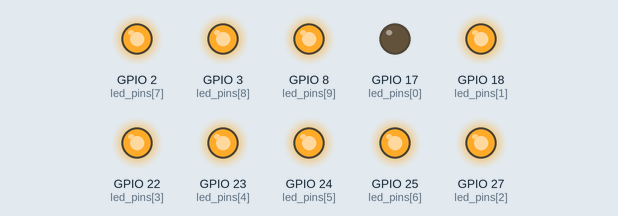
Recording of a program running on a simulated Raspberry Pi (BCM pin numbers). Shown: output pins drawn as LEDs (lit = HIGH). What the program prints to the terminal is not drawn.

Above: at 0.15 s.
At 1.35 s:
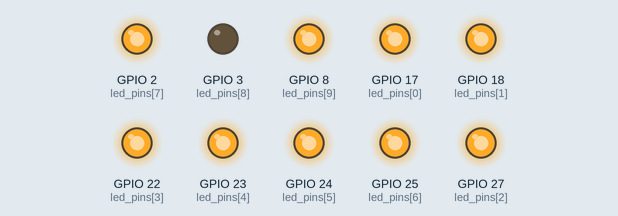
At 2.25 s:
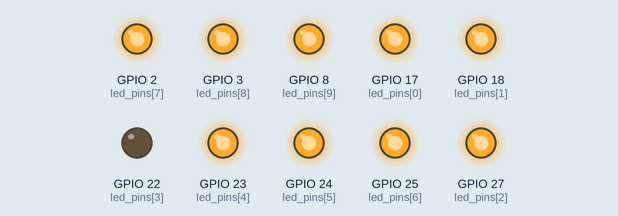
At 3.15 s:
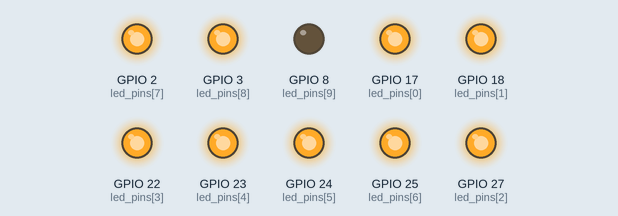
At 4.95 s:
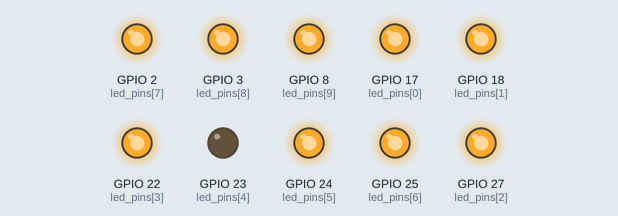
At 6.75 s:
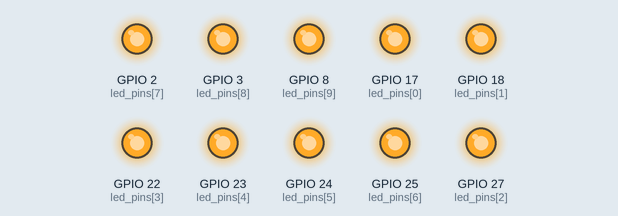
Timing chart, 0 to 9.0 s (numbered marks = the images above):
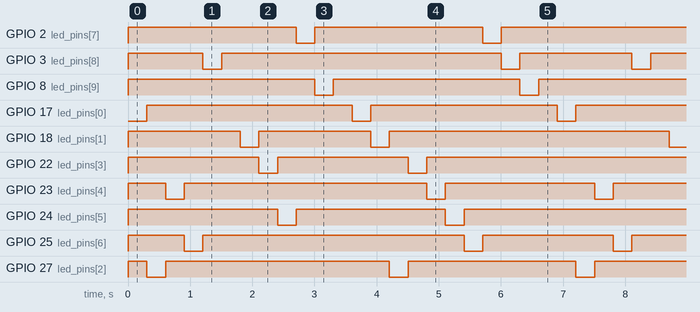

The program:

1.3.5_LedBarGraph.py
```python
#!/usr/bin/env python3

"""
1.3.5_LedBarGraph.py

Simple LED Bar Graph Controller
This program controls 10 LEDs with different animation patterns.
本程序控制10个LED灯条，具有不同的动画模式。

Animation patterns:
- Odd LEDs (奇数位置LED): 0, 2, 4, 6, 8
- Even LEDs (偶数位置LED): 1, 3, 5, 7, 9
- All LEDs sequence (所有LED序列)
"""

import RPi.GPIO as GPIO
import time
import signal
import sys

class LedBarGraph:
    """
    A class to control a 10-LED bar graph with various animation patterns.
    """

    def __init__(self):
        """
        Initialize the LED bar graph controller.
        """
        # Pin configuration - these must match your hardware setup
        # Using BCM numbering that corresponds to wiringPi pins 0-10
        self.led_pins = [17, 18, 27, 22, 23, 24, 25, 2, 3, 8]  # BCM pins corresponding to wiringPi 0,1,2,3,4,5,6,8,9,10

        # Setup GPIO and LEDs
        self._setup_gpio()
        self._setup_leds()

        # Setup signal handler for graceful exit
        signal.signal(signal.SIGINT, self._cleanup_exit)

    def _setup_gpio(self):
        """
        Configure GPIO settings.
        """
        GPIO.setmode(GPIO.BCM)  # Use BCM pin numbering
        GPIO.setwarnings(False)  # Disable GPIO warnings

    def _setup_leds(self):
        """
        Initialize LED pins and turn them all off.
        """
        print("🔧 Setting up LED bar graph...")

        for pin in self.led_pins:
            GPIO.setup(pin, GPIO.OUT)
            GPIO.output(pin, GPIO.HIGH)  # Turn off LEDs (assuming common anode setup)

        print("✅ LED setup complete! Ready to start animations.")
        print()

    def light_odd_leds(self):
        """
        Light odd-positioned LEDs (positions 0, 2, 4, 6, 8).
        """
        print("🔸 Lighting odd pattern LEDs...")

        for i in range(0, 10, 2):  # 0, 2, 4, 6, 8
            GPIO.output(self.led_pins[i], GPIO.LOW)   # Turn ON
            time.sleep(0.3)
            GPIO.output(self.led_pins[i], GPIO.HIGH)  # Turn OFF

    def light_even_leds(self):
        """
        Light even-positioned LEDs (positions 1, 3, 5, 7, 9).
        """

        for i in range(1, 10, 2):  # 1, 3, 5, 7, 9
            GPIO.output(self.led_pins[i], GPIO.LOW)   # Turn ON
            time.sleep(0.3)
            GPIO.output(self.led_pins[i], GPIO.HIGH)  # Turn OFF

    def light_all_leds(self):
        """
        Light all LEDs in sequence from 0 to 9.
        """
        print("🔸 Lighting all LEDs in sequence...")

        for i in range(10):
            GPIO.output(self.led_pins[i], GPIO.LOW)   # Turn ON
            time.sleep(0.3)
            GPIO.output(self.led_pins[i], GPIO.HIGH)  # Turn OFF

    def run_animation_cycle(self):
        """
        Run one complete animation cycle with all patterns.
        """
        # Execute animation patterns in sequence
        self.light_odd_leds()
        time.sleep(0.3)

        self.light_even_leds()
        time.sleep(0.3)

        self.light_all_leds()
        time.sleep(0.3)

        print("--- Animation cycle complete ---")
        print()

    def run(self):
        """
        Start the main animation loop.
        """
        print("🚀 Starting LED bar graph animations...")
        print("Press Ctrl+C to stop and exit.")
        print()

        try:
            while True:
                self.run_animation_cycle()

        except KeyboardInterrupt:
            # This should be caught by the signal handler, but just in case
            self._cleanup_exit(None)

    def _cleanup_exit(self, signal_num):
        """
        Clean up GPIO resources and exit gracefully.

        Args:
            signal_num: The signal number (for signal handler compatibility)
        """
        print("\n🧹 Turning off all LEDs...")

        # Turn off all LEDs
        for pin in self.led_pins:
            GPIO.output(pin, GPIO.HIGH)  # Turn OFF

        # Clean up GPIO resources
        GPIO.cleanup()

        print("✅ Cleanup complete. Goodbye!")
        sys.exit(0)

def main():
    """
    Main function to initialize and run the LED bar graph controller.
    """
    print("=" * 40)
    print("=" * 40)
    print("This program controls 10 LEDs with animation patterns.")
    print("=" * 40)
    print()

    try:
        # Create and run the LED controller
        led_controller = LedBarGraph()
        led_controller.run()

    except Exception as e:
        print(f"❌ Error: {e}")
        GPIO.cleanup()
        sys.exit(1)

if __name__ == '__main__':
    # Execute the main function when the script is run directly
    main()
```

Measured:
- by itself, GPIO 2 (led_pins[7]): repeats every 6.9 s: HIGH 2.7 s, LOW 0.30 s, HIGH 3.6 s, LOW 0.30 s
- by itself, GPIO 3 (led_pins[8]): repeats every 6.9 s: HIGH 4.5 s, LOW 0.30 s, HIGH 1.8 s, LOW 0.30 s
- by itself, GPIO 8 (led_pins[9]): alternates HIGH for 3.2 s and LOW for 0.30 s
- by itself, GPIO 17 (led_pins[0]): alternates HIGH for 3.3 s and LOW for 0.30 s
- by itself, GPIO 18 (led_pins[1]): repeats every 6.9 s: HIGH 1.8 s, LOW 0.30 s, HIGH 4.5 s, LOW 0.30 s
- by itself, GPIO 22 (led_pins[3]): repeats every 6.9 s: HIGH 2.1 s, LOW 0.30 s, HIGH 4.2 s, LOW 0.30 s
- by itself, GPIO 23 (led_pins[4]): repeats every 6.9 s: HIGH 3.9 s, LOW 0.30 s, HIGH 2.4 s, LOW 0.30 s
- by itself, GPIO 24 (led_pins[5]): repeats every 6.9 s: HIGH 2.4 s, LOW 0.30 s, HIGH 3.9 s, LOW 0.30 s
